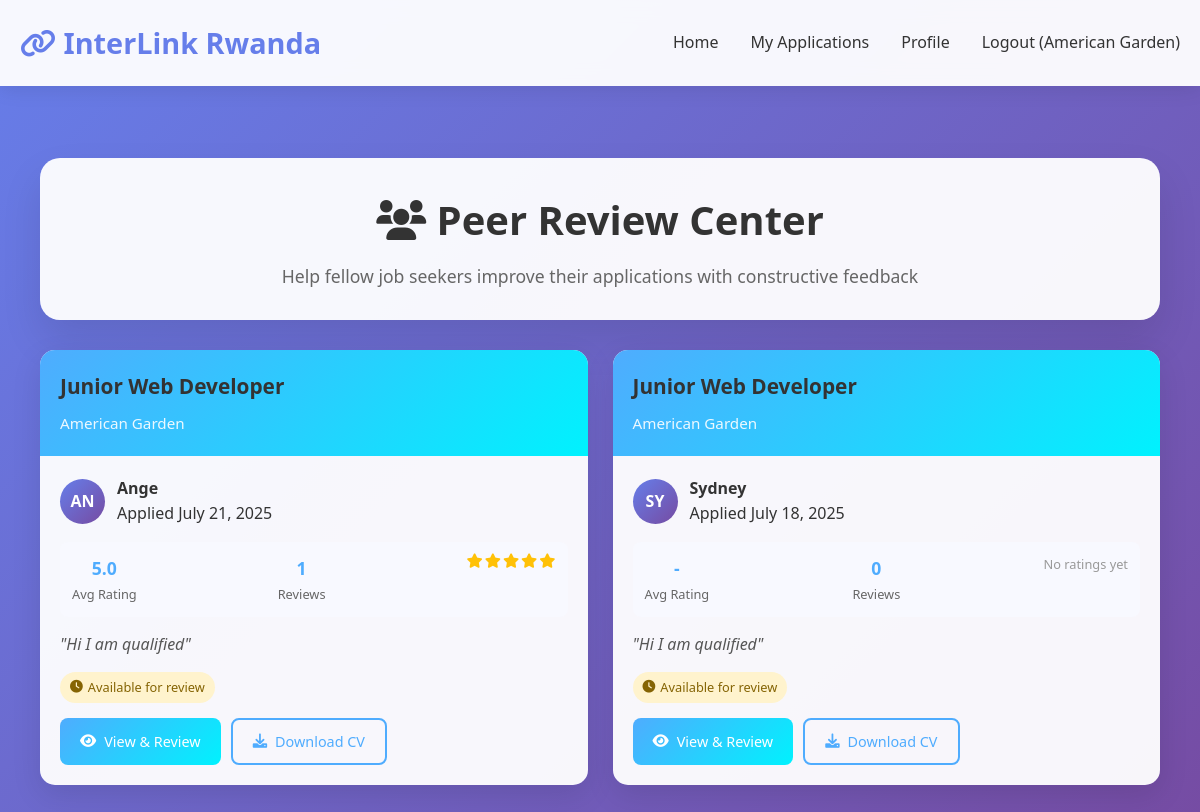
The app's page /peer-reviews (signed in) with its own data.
### app.py (models this page shows, shortened)
class Job(db.Model):
    id = db.Column(db.Integer, primary_key=True)
    title = db.Column(db.String(200), nullable=False)
    description = db.Column(db.Text, nullable=False)
    skill_required = db.Column(db.String(200), nullable=False)
    course_link = db.Column(db.String(300))
    company = db.Column(db.String(200))
    location = db.Column(db.String(200))
    posted_by = db.Column(db.Integer, db.ForeignKey('user.id'), nullable=False)  # Link to job provider
    posted_at = db.Column(db.DateTime, default=datetime.utcnow)
    experience_level = db.Column(db.String(50), default='Entry Level')
    employment_type = db.Column(db.String(50), default='Full-time')
    salary_range = db.Column(db.String(100))
    poster = db.relationship('User', backref='posted_jobs')
    applications = db.relationship('Application', backref='job', lazy=True)

class User(db.Model):
    id = db.Column(db.Integer, primary_key=True)
    username = db.Column(db.String(100), unique=True, nullable=False)
    email = db.Column(db.String(100), unique=True, nullable=False)
    password_hash = db.Column(db.String(200), nullable=False)
    role = db.Column(db.String(20), nullable=False, default='job_seeker')  # 'job_seeker' or 'job_provider'
    skills = db.Column(db.String(300))
    default_cv = db.Column(db.String(300))
    default_cover_letter = db.Column(db.String(300))
    company_name = db.Column(db.String(200))
    company_description = db.Column(db.Text)
    company_website = db.Column(db.String(300))
    company_location = db.Column(db.String(200))
    contact_person = db.Column(db.String(200))
    contact_phone = db.Column(db.String(20))
    created_at = db.Column(db.DateTime, default=datetime.utcnow)

class Application(db.Model):
    id = db.Column(db.Integer, primary_key=True)
    user_id = db.Column(db.Integer, db.ForeignKey('user.id'), nullable=False)
    job_id = db.Column(db.Integer, db.ForeignKey('job.id'), nullable=False)
    message = db.Column(db.Text, nullable=False)
    cv_filename = db.Column(db.String(300))
    cover_letter_filename = db.Column(db.String(300))
    applied_at = db.Column(db.DateTime, default=datetime.utcnow)
    status = db.Column(db.String(50), default='pending')  # pending, reviewed, accepted, rejected
    is_public = db.Column(db.Boolean, default=True)
    user = db.relationship('User', backref='applications')

### app.py (the view)
@app.route('/peer-reviews')
@login_required
def peer_reviews():
    user_id = session.get('user_id')
    public_applications = Application.query.filter(
        Application.is_public == True,
        Application.user_id != user_id
    ).order_by(Application.applied_at.desc()).all()
    applications_with_stats = []
    for app in public_applications:
        reviews = ApplicationReview.query.filter_by(application_id=app.id).all()
        avg_rating = sum(r.rating for r in reviews) / len(reviews) if reviews else 0
        review_count = len(reviews)
        user_review = ApplicationReview.query.filter_by(
            application_id=app.id,
            reviewer_id=user_id
        ).first() if user_id else None
        applications_with_stats.append({
            'application': app,
            'avg_rating': round(avg_rating, 1),
            'review_count': review_count,
            'user_has_reviewed': user_review is not None
        })
    return render_template('peer_reviews.html', applications=applications_with_stats)

### app.py (called while the page is built)
def get_current_user():
    if 'user_id' in session:
        return User.query.get(session['user_id'])
    return None

@app.context_processor
def inject_user():
    return dict(get_current_user=get_current_user)

def login_required(f):
    from functools import wraps
    @wraps(f)
    def decorated_function(*args, **kwargs):
        if 'user_id' not in session:
            flash('Please log in to access this page.', 'error')
            return redirect(url_for('login'))
        return f(*args, **kwargs)
    return decorated_function

### templates/peer_reviews.html (shortened to what this page needs)
{% extends "base.html" %}
{% block content %}
<div class="container">
    <div class="header">
        <h1><i class="fas fa-users"></i> Peer Review Center</h1>
        <p>Help fellow job seekers improve their applications with constructive feedback</p>
    </div>
    {% if applications %}
    <div class="applications-grid">
        {% for app_data in applications %}
        <div class="application-card">
            <div class="card-header">
                <div class="job-title">{{ app_data.application.job.title }}</div>
                <div class="company-name">{{ app_data.application.job.company }}</div>
            </div>
            <div class="card-body">
                <div class="applicant-info">
                    <div class="applicant-avatar">
                        {{ app_data.application.user.username[:2].upper() }}
                    </div>
                    <div class="applicant-details">
                        <h4>{{ app_data.application.user.username }}</h4>
                        <div class="apply-date">
                            Applied {{ app_data.application.applied_at.strftime('%B %d, %Y') }}
                        </div>
                    </div>
                </div>
                <div class="stats-row">
                    <div class="stat">
                        <div class="stat-value">
                            {% if app_data.avg_rating > 0 %}
                                {{ app_data.avg_rating }}
                            {% else %}
                                -
                            {% endif %}
                        </div>
                        <div class="stat-label">Avg Rating</div>
                    </div>
                    <div class="stat">
                        <div class="stat-value">{{ app_data.review_count }}</div>
                        <div class="stat-label">Reviews</div>
                    </div>
                    <div class="stat">
                        <div class="star-rating">
                            {% if app_data.avg_rating > 0 %}
                                {% for i in range(1, 6) %}
                                    {% if i <= app_data.avg_rating %}
                                        <i class="fas fa-star star"></i>
                                    {% else %}
                                        <i class="fas fa-star star empty"></i>
                                    {% endif %}
                                {% endfor %}
                            {% else %}
                                <span style="color: #999; font-size: 0.8rem;">No ratings yet</span>
                            {% endif %}
                        </div>
                    </div>
                </div>
                <div class="message-preview">
                    "{{ app_data.application.message[:150] }}{% if app_data.application.message|length > 150 %}...{% endif %}"
                </div>
                <div style="margin-bottom: 15px;">
                    {% if app_data.user_has_reviewed %}
                        <span class="review-status status-reviewed">
                            <i class="fas fa-check"></i>
                            You've reviewed this
                        </span>
                    {% else %}
                        <span class="review-status status-not-reviewed">
                            <i class="fas fa-clock"></i>
                            Available for review
                        </span>
                    {% endif %}
                </div>
                <div class="card-actions">
                    <a href="{{ url_for('review_application_detailed', application_id=app_data.application.id) }}" class="btn btn-primary">
                        <i class="fas fa-eye"></i>
                        View & Review
                    </a>
                    {% if app_data.application.cv_filename %}
                    <a href="{{ url_for('download_file', filename=app_data.application.cv_filename) }}" class="btn btn-outline">
                        <i class="fas fa-download"></i>
                        Download CV
                    </a>
                    {% endif %}
                </div>
            </div>
        </div>
        {% endfor %}
    </div>
    {% else %}
    <div class="empty-state">
        <i class="fas fa-search"></i>
        <h3>No Applications Available</h3>
        <p>There are currently no public applications available for peer review. Check back later!</p>
    </div>
    {% endif %}
</div>
{% endblock %}

### templates/base.html (style rules this page uses)
* { margin: 0; padding: 0; box-sizing: border-box; }
body { font-family: 'Segoe UI', Tahoma, Geneva, Verdana, sans-serif; line-height: 1.6; color: #333; background: linear-gradient(135deg, #667eea 0%, #764ba2 100%); min-height: 100vh; }
.container { max-width: 1200px; margin: 0 auto; padding: 0 20px; }
.btn { padding: 0.5rem 1.5rem; border: none; border-radius: 25px; cursor: pointer; font-weight: 500; text-decoration: none; display: inline-block; transition: all 0.3s ease; font-size: 0.9rem; }
.btn-primary { background: linear-gradient(135deg, #667eea, #764ba2); color: white; }
.job-title { font-size: 1.3rem; font-weight: bold; color: #333; margin-bottom: 0.5rem; }

### templates/peer_reviews.html (style rules this page uses)
.container { max-width: 1200px; margin: 0 auto; padding: 20px; }
.header { background: rgba(255, 255, 255, 0.95); border-radius: 20px; padding: 30px; margin-bottom: 30px; text-align: center; box-shadow: 0 20px 40px rgba(0, 0, 0, 0.1); }
.header h1 { color: #333; font-size: 2.5rem; margin-bottom: 10px; }
.header p { color: #666; font-size: 1.1rem; }
.applications-grid { display: grid; grid-template-columns: repeat(auto-fill, minmax(400px, 1fr)); gap: 25px; }
.application-card { background: rgba(255, 255, 255, 0.95); border-radius: 15px; overflow: hidden; box-shadow: 0 10px 30px rgba(0, 0, 0, 0.1); transition: all 0.3s ease; }
.card-header { background: linear-gradient(135deg, #4facfe 0%, #00f2fe 100%); color: white; padding: 20px; }
.job-title { font-size: 1.3rem; font-weight: bold; margin-bottom: 8px; }
.company-name { opacity: 0.9; font-size: 0.95rem; }
.card-body { padding: 20px; }
.applicant-info { display: flex; align-items: center; gap: 12px; margin-bottom: 15px; }
.applicant-avatar { width: 45px; height: 45px; border-radius: 50%; background: linear-gradient(135deg, #667eea 0%, #764ba2 100%); display: flex; align-items: center; justify-content: center; color: white; font-weight: bold; }
.stats-row { display: flex; justify-content: space-between; margin-bottom: 15px; padding: 12px; background: #f8f9ff; border-radius: 8px; }
.stat { text-align: center; }
.stat-value { font-weight: bold; color: #4facfe; font-size: 1.1rem; }
.stat-label { font-size: 0.8rem; color: #666; margin-top: 2px; }
.star-rating { display: flex; gap: 2px; align-items: center; }
.star { color: #ffc107; font-size: 0.9rem; }
.message-preview { color: #555; font-style: italic; margin-bottom: 15px; display: -webkit-box; -webkit-line-clamp: 3; -webkit-box-orient: vertical; overflow: hidden; }
.review-status { display: inline-flex; align-items: center; gap: 5px; padding: 5px 10px; border-radius: 20px; font-size: 0.8rem; font-weight: 500; }
.status-not-reviewed { background: #fff3cd; color: #856404; }
.card-actions { display: flex; gap: 10px; margin-top: 15px; }
.btn { padding: 10px 20px; border: none; border-radius: 8px; font-size: 0.9rem; font-weight: 500; cursor: pointer; transition: all 0.3s ease; text-decoration: none; display: inline-flex; align-items: center; gap: 8px; }
.btn-primary { background: linear-gradient(135deg, #4facfe 0%, #00f2fe 100%); color: white; }
.btn-outline { background: transparent; color: #4facfe; border: 2px solid #4facfe; }

### records on screen
Job: application.job "Junior Web Developer" "Junior Web Developer", application.job.company "American Garden" "American Garden"
User: application.user "AN", application.user.username "Ange"
Application: application.applied_at "July 21, 2025", application "Hi I am qualified"
User: application.user "SY", application.user.username "Sydney"
Application: application.applied_at "July 18, 2025", application "Hi I am qualified"

### other values on screen
{{ session.username }} "American Garden"
{{ app_data.avg_rating }} "5.0"
{{ app_data.review_count }} "1" "0"
